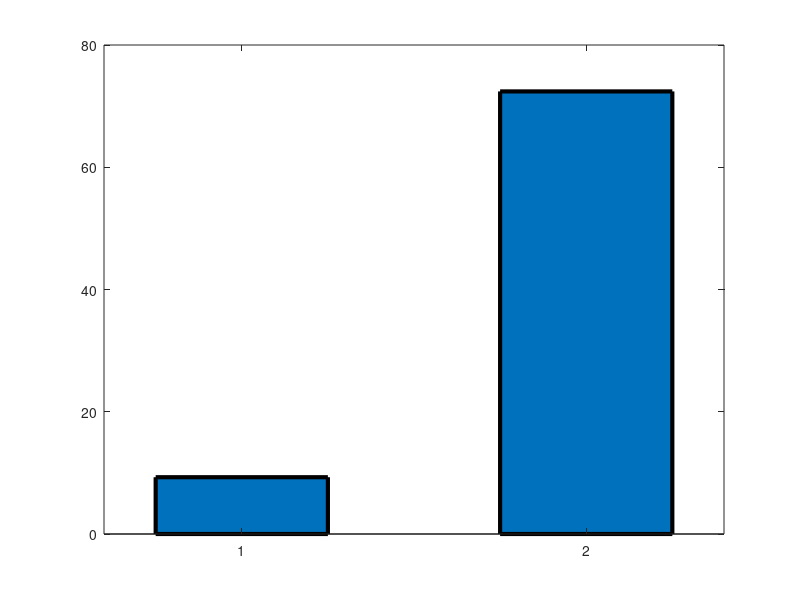

MATLAB code to generate this figure: (Note: this script raises an error after producing the figure.)

load data

fntSz = 28;
ht = 450;

%% (1) Plot 7 days vial 1 vs 7 days vial 2 (2) Plot all degradation from same vial

% none #1, 37ag 3 days, 37ag 3.5 days, 37ag 4 days, 37ag 7 days, none #2, 37ag 7 days #2, respectively
mu = mean(dat,2);
divBy(1) = mu(1);
divBy(2) = mu(6);

% data relative to unaltered treatment
for i = 1:size(dat,1)
    if i < 6
        mu(i) = mu(i)/divBy(1);
        dat(i,:) = dat(i,:)/divBy(1);
    else
        mu(i) = mu(i)/divBy(2);
        dat(i,:) = dat(i,:)/divBy(2);
    end
end

colors = [[0    0.4470    0.7410];[0 1 0];[0.4660    0.6740    0.1880]*1.4;...
    [0.4660    0.6740    0.1880];[0.4660    0.6740    0.1880]/3;[0.4660    0.6740    0.1880]/5;[0.4660    0.6740    0.1880]/9];

colors2 = [[245,222,179]/255;[0.7 0.7 0.7]];
figure;
b=bar([mu(5);mu(7)]','grouped','EdgeColor',[0 0 0],'LineWidth',3,'BarWidth',0.5);
b.FaceColor = 'flat';
b.BaseValue = -30;
b.CData(1,:) = colors2(1,:);
b.CData(2,:) = colors2(2,:);

hold on
loop=1;
for i = [5 7]
    for k = 1:size(dat,2)

        % built-in scatter jitter doesnt work for this, so create my own
        % jitter in x-direction
        a=-0.05;
        b=0.05;
        r = a + (b-a).*rand();
    
        % Plot scatter of each replicate
        scatter(loop+r,dat(i,k),250,'filled','MarkerEdgeColor',[0 0 0],'LineWidth',3,'MarkerFaceColor',colors2(loop,:))
    end
    errorbar(loop,mu(i),std(dat(i,:)),'Color','black','LineWidth', 3,'CapSize',14);
    loop=loop+1;
end

xlim([0.5 2.5])
ylim([-5 90])
yticks([1 25 50 75])
ylabel('ThT (norm.)')

set(gca,'XTickLabel',["Vial 1" "Vial 2"])
hh=gca;
hh.XAxis.TickLength = [0 0];

% check if normal assumption holds before t-test and ANOVA.. user will be alerted if not
% h is binary yes/no if reject null of normal. p is p-value

for k = 1:size(dat,1)
    [h(k,1),p(k,1),~] = swtest(dat(k,:),0.05);
end

if ~all(h)
    disp('Normal distribution assumption is valid for all datasets.')
else
    disp('Normal distribution assumption is rejected for at least one dataset')
end

% t-test between different vials
% ttest output: [rejected/accepted, p-value]
[~,pT] = ttest2(dat(5,:),dat(7,:));

% STYLISHLY add stats to current plot using ritzStar
set(findall(gcf,'-property','FontSize'),'FontSize',fntSz)
ritzStar([1 2],pT,75);

% high quality output of open figure
set(gca,'Box','off')
iptsetpref('ImshowBorder','tight');
set(gcf,'Position',[6 67 330 ht])
%export_fig betweenVials.tif -m2.5 -q101;

%% Heterogeneity within vial
figure;

lgdText = {['Ideal (4',char(176),'C)'],['3 days'],['3.5 days'],['4 days'],['7 days']};


b=bar([mu(1:5)]','grouped','EdgeColor',[0 0 0],'LineWidth',3,'BarWidth',0.5);
b.FaceColor = 'flat';
b.BaseValue = -30;
for k = 1:size(dat,1)-2
    b.CData(k,:) = colors(k,:);
end

hold on
for i = 1:size(dat,1)
    for k = 1:size(dat,2)

        % built-in scatter jitter doesnt work for this, so create my own
        % jitter in x-direction
        a=-0.05;
        b=0.05;
        r = a + (b-a).*rand();
    
        % Plot scatter of each replicate
        if i == 5
            scatter(i+r,dat(i,k),250,'filled','MarkerEdgeColor',colors(4,:),'LineWidth',3,'MarkerFaceColor',colors(i,:))
        else
            scatter(i+r,dat(i,k),250,'filled','MarkerEdgeColor',[0 0 0],'LineWidth',3,'MarkerFaceColor',colors(i,:))
        end
    end
    errorbar(i,mu(i),std(dat(i,:)),'Color','black','LineWidth', 3,'CapSize',14);
end

xlim([0.5 5.5])
ylim([-5 23])
yticks([1 10 20 40])
ylabel('ThT (norm.)')

set(gca,'XTickLabel',lgdText)
hh=gca;
hh.XAxis.TickLength = [0 0];
xticklabels([]);

% ANOVA stats
comparisons = [...
        1 2;...
        1 3;...
        1 4;...
        1 5;...
        2 3;...
        2 4;...
        2 5;...
        3 4;...
        3 5;...
        4 5];

statsChecky = dat(1:5,:);
statsChecky = statsChecky(:);
% ANOVA: 1st input -> data, 2nd input -> grouping
% assume alphas = 0.05
pANOVA = anova1(statsChecky,[1;2;3;4;5;1;2;3;4;5;1;2;3;4;5],"off");
[~,~,stats] = anova1(statsChecky,[1;2;3;4;5;1;2;3;4;5;1;2;3;4;5],'off');
c = multcompare(stats,'Display','off','CriticalValueType','tukey-kramer');
szComp = size(comparisons,1);
pPairwise = zeros(szComp,1);

% Only check user-inputted pairwise comparisons for significance
for w = 1:szComp
    % find [1 1] vector -- where c row and comparisons row are equal
    idx = find(sum((c(:,1:2) == comparisons(w,:)),2) == 2);
    pPairwise(w) = c(idx,6);
end

% STYLISHLY add stats to current plot using ritzStar
set(findall(gcf,'-property','FontSize'),'FontSize',fntSz)
ritzStar(comparisons,pPairwise,20);

% high quality output of open figure
set(gca,'Box','off')
iptsetpref('ImshowBorder','tight');
set(gcf,'Position',[6 67 330 ht])
%export_fig withinVials.tif -m2.5 -q101;